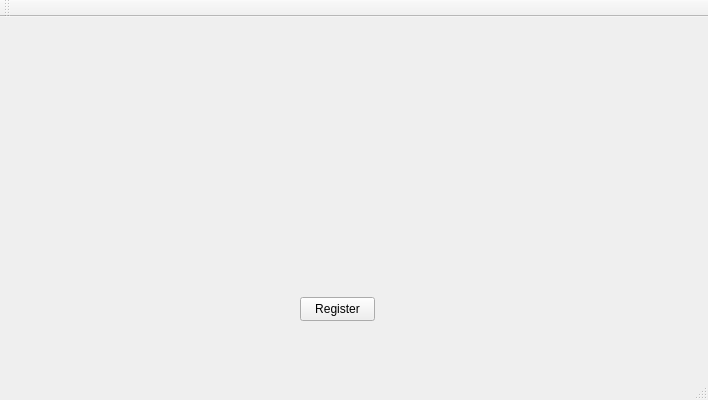
<?xml version="1.0" encoding="UTF-8"?>
<ui version="4.0">
 <class>RegisterWindowClass</class>
 <widget class="QMainWindow" name="RegisterWindowClass">
  <property name="geometry">
   <rect>
    <x>0</x>
    <y>0</y>
    <width>708</width>
    <height>400</height>
   </rect>
  </property>
  <property name="windowTitle">
   <string>RegisterWindow</string>
  </property>
  <widget class="QWidget" name="centralWidget">
   <widget class="QPushButton" name="RegisterButton">
    <property name="geometry">
     <rect>
      <x>300</x>
      <y>280</y>
      <width>75</width>
      <height>24</height>
     </rect>
    </property>
    <property name="text">
     <string>Register</string>
    </property>
   </widget>
  </widget>
  <widget class="QMenuBar" name="menuBar">
   <property name="geometry">
    <rect>
     <x>0</x>
     <y>0</y>
     <width>708</width>
     <height>22</height>
    </rect>
   </property>
  </widget>
  <widget class="QToolBar" name="mainToolBar">
   <attribute name="toolBarArea">
    <enum>TopToolBarArea</enum>
   </attribute>
   <attribute name="toolBarBreak">
    <bool>false</bool>
   </attribute>
  </widget>
  <widget class="QStatusBar" name="statusBar"/>
 </widget>
 <layoutdefault spacing="6" margin="11"/>
 <resources/>
 <connections/>
</ui>
